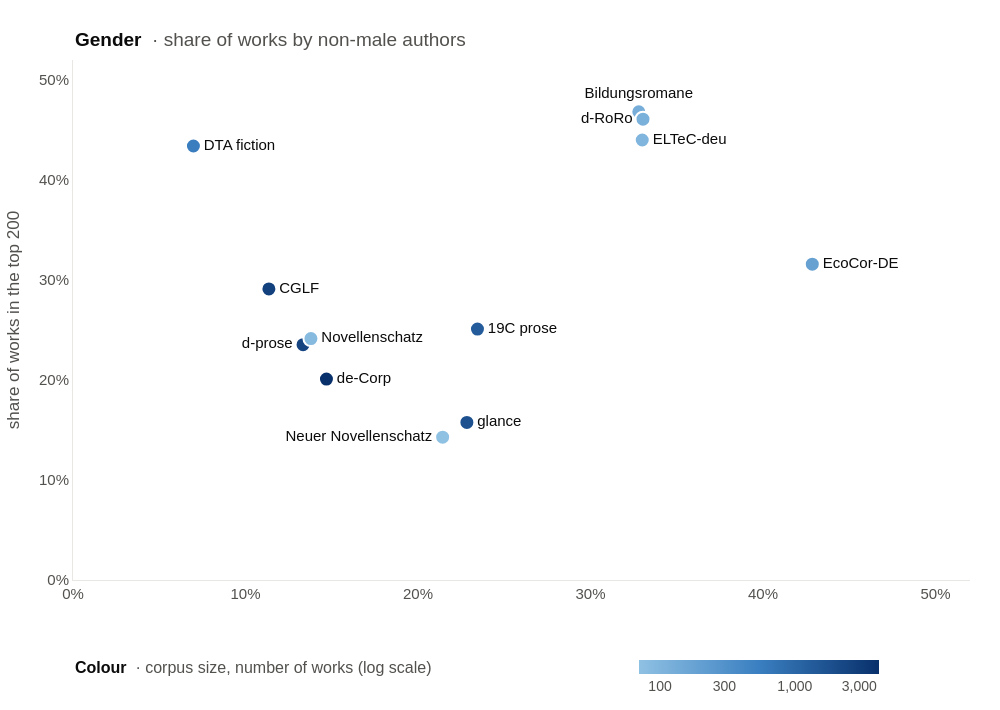
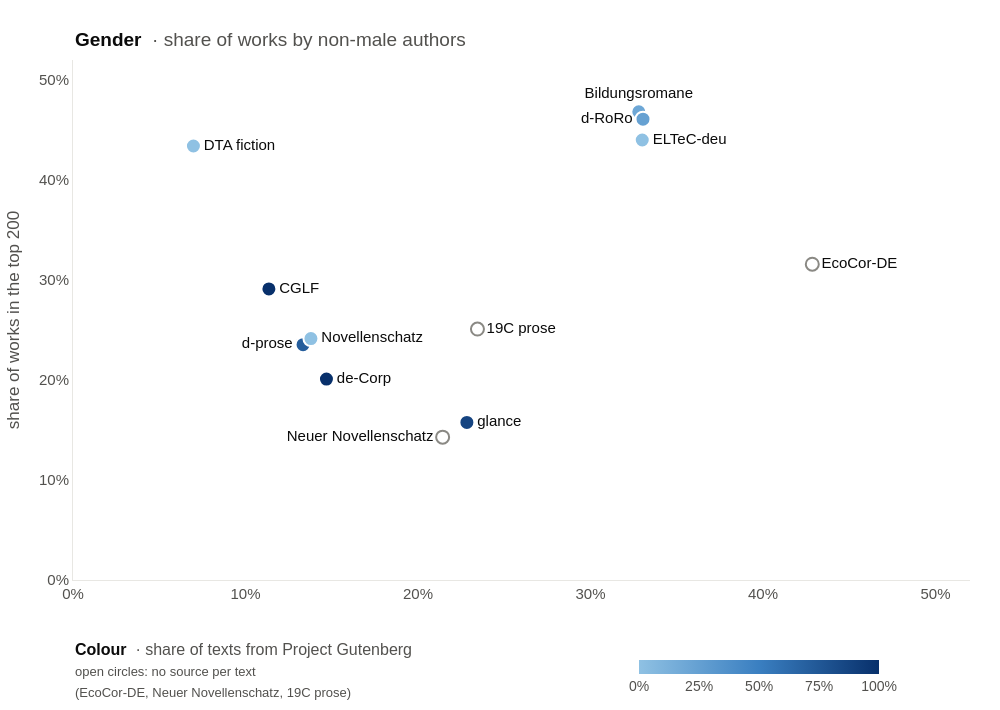

Notebook cell for these charts, in order:
### Markdown cell above
# Fig. 15: Non-male authors and canonicity

One dot per corpus. x = share of works by **non-male authors**, y = as in Fig. 14 (share of works in the top 200, see `UNIT14`),
colour = corpus size (number of works, log scale) or source (share of texts from Gutenberg; open circles = no source per text, as in Fig. 14).
Both versions are saved (`fig15_gender_…_by_size`, `…_by_source`).

- Gender from the GND (`GND_gender`; `gnd_all_mit_namensvarianten.csv` + `gnd_add.csv`). The GND only knows *männlich*, *weiblich*
  and *unbekannt*, so in practice "non-male" = female.
- A work with several authors counts as non-male if at least one of them is not male.
- Works with unknown gender (GND *unbekannt*, or no GND ID: anonymous, placeholders) are left out of the share.
  This concerns mainly 19C prose (about 15 % of its works); all other corpora at most 3 %.

### Code cell
g1 = pd.read_csv(GND_FILES[0], sep=";", dtype={"gndIdentifier": str}, usecols=["gndIdentifier", "GND_gender"])
g2 = pd.read_csv(GND_FILES[1], dtype=str).rename(columns={"GND": "gndIdentifier"})[["gndIdentifier", "GND_gender"]]
gender = (pd.concat([g1, g2]).assign(gndIdentifier=lambda d: d["gndIdentifier"].str.strip())
          .drop_duplicates("gndIdentifier").set_index("gndIdentifier")["GND_gender"])

def work_gender(g):
    if g.str.contains("Weiblich", na=False).any():
        return "non-male"
    return "male" if g.eq("Männlich").all() else "unknown"

g_work = wa.assign(g=wa["gndIdentifier"].map(gender)).groupby("work_id")["g"].agg(work_gender)
data["gender"] = data["work_id"].map(g_work).fillna("unknown")     # works without GND ID -> unknown
fac["nonmale"] = data[data["gender"].ne("unknown")].groupby("name")["gender"].apply(lambda s: s.eq("non-male").mean())
fac["gender_known"] = data.groupby("name")["gender"].apply(lambda s: s.ne("unknown").mean())

POS15 = {"Bildungsromane": "top center", "d-RoRo": "middle left", "d-prose": "middle left",
         "Neuer Novellenschatz": "middle left"}   # label positions where the default ("middle right") would collide
NO_DATA = "#8a8984"   # outline of the open circles = no value for the colour measure
COLOR15 = {   # one figure per colouring: values, colour scale, legend ticks and text
    "size": dict(val=np.log10(fac["size"]), scale=[[0, "#8fc1e3"], [0.5, "#3a7fc1"], [1, "#08306b"]],   # light -> dark blue
                 lim=(np.log10(fac["size"].min()), np.log10(fac["size"].max())),
                 ticks=(np.log10([100, 300, 1000, 3000]), ["100", "300", "1,000", "3,000"]),
                 text=f"corpus size, number of {UNIT_LABEL} (log scale)"),
    "source": dict(val=fac["gutenberg"], scale=[[0, "#8fc1e3"], [0.5, "#3a7fc1"], [1, "#08306b"]],     # light -> dark blue
                   lim=(0, 1), ticks=([0, 0.25, 0.5, 0.75, 1], ["0%", "25%", "50%", "75%", "100%"]),
                   text="share of texts from Project Gutenberg"),
}

def fig15(by):
    cfg = COLOR15[by]
    has = cfg["val"].notna()
    fig = go.Figure()
    for sel, colored in ((has, True), (~has, False)):   # coloured dots + grey dots without a value
        d_ = fac[sel]
        if d_.empty:
            continue
        marker = dict(size=15, line=dict(color=SURFACE, width=2))
        if colored:
            marker.update(color=cfg["val"][sel], colorscale=cfg["scale"], cmin=cfg["lim"][0], cmax=cfg["lim"][1], showscale=True,
                          colorbar=dict(orientation="h", x=0.62, xanchor="left", y=0, yref="container", yanchor="bottom", ypad=20,
                                        len=260, lenmode="pixels", thickness=14, outlinewidth=0, ticks="",
                                        tickvals=cfg["ticks"][0], ticktext=cfg["ticks"][1], tickfont=dict(size=FS - 2)))
        else:
            marker.update(color=SURFACE, size=13, line=dict(color=NO_DATA, width=2))   # open circle
        fig.add_scatter(x=d_["nonmale"], y=d_["top"], mode="markers+text", text=d_.index, showlegend=False,
                        textposition=[POS15.get(n, "middle right") for n in d_.index], textfont=dict(size=FS - 1, color=INK),
                        marker=marker, customdata=np.c_[d_["gender_known"], d_["size"], d_["gutenberg"].fillna(-1)],
                        hovertemplate="<b>%{text}</b><br>%{x:.0%} of the works by non-male authors"
                                      "<br>%{y:.0%} of the " + UNIT_LABEL + " in the top " + str(TOP)
                                      + "<br>gender known for %{customdata[0]:.0%} of the works"
                                      + "<br>%{customdata[1]:,} " + UNIT_LABEL + "<extra></extra>")
    fig.add_annotation(text=f"<b>Gender</b>  <span style='color:{INK2}'>· share of works by non-male authors</span>",
                       xref="paper", yref="paper", x=0, y=1, xanchor="left", yanchor="bottom", yshift=8,
                       showarrow=False, font=dict(size=FS + 3, color=INK))
    fig.update_xaxes(range=[0, np.ceil(fac["nonmale"].max() * 10) / 10 + 0.02], dtick=0.1, tickformat=".0%",
                     showgrid=True, gridcolor="#f1f0ec", zeroline=False, tickfont=dict(size=FS - 1))
    fig.update_yaxes(range=[0, Y_MAX], dtick=0.1, tickformat=".0%", zeroline=False, tickfont=dict(size=FS - 1),
                     title=dict(text=f"share of {UNIT_LABEL} in the top {TOP}", font=dict(size=FS + 1)))
    style(fig, "Gender", None, height=710, legend=False, font_size=FS)
    fig.update_layout(width=1000, margin=dict(t=60, l=20, r=30, b=130))
    # colour legend row below the figure: title left of the colour bar, note on grey dots below it
    mg = fig.layout.margin
    y_leg = -(mg.b - 32) / (fig.layout.height - mg.t - mg.b)
    note = (f"<br><span style='font-size:{FS - 3}px'>open circles: no source per text<br>({', '.join(fac.index[~has])})</span>"
            if (~has).any() else "")
    fig.add_annotation(text=f"<b>Colour</b>  <span style='color:{INK2}'>· {cfg['text']}{note}</span>",
                       xref="paper", yref="paper", x=0, y=y_leg, xanchor="left", yanchor="bottom" if not note else "middle",
                       yshift=0 if not note else 8, align="left", showarrow=False, font=dict(size=FS, color=INK))
    return fig

for by in COLOR15:
    show(fig15(by), f"fig15_gender_{UNIT14}_by_{by}")
fac[["nonmale", "gender_known", "top"]].sort_values("nonmale").style.format("{:.0%}")

### Figure 1 — Plotly figure (JSON) as saved in the notebook; plotly's stock layout.template omitted (floating-point values rounded to 4 significant figures)
{"data": [{"customdata": [[0.9921, 126.0, 0.1984], [0.9949, 2735.0, 1.0], [0.9944, 2511.0, 0.7172], [1.0, 115.0, 0.2435], [0.9737, 4215.0, 1.0], [1.0, 87.0, 0.0], [0.9584, 553.0, 0.0], [0.9947, 190.0, -1.0], [1.0, 100.0, 0.0], [0.9815, 1834.0, 0.8704], [1.0, 70.0, -1.0], [0.8486, 1347.0, -1.0]], "hovertemplate": "<b>%{text}</b><br>%{x:.0%} of the works by non-male authors<br>%{y:.0%} of the works in the top 200<br>gender known for %{customdata[0]:.0%} of the works<br>%{customdata[1]:,} works<extra></extra>", "marker": {"cmax": 3.625, "cmin": 1.845, "color": [2.1, 3.437, 3.4, 2.061, 3.625, 1.94, 2.743, 2.279, 2.0, 3.263, 1.845, 3.129], "colorbar": {"len": 260, "lenmode": "pixels", "orientation": "h", "outlinewidth": 0, "thickness": 14, "tickfont": {"size": 14}, "ticks": "", "ticktext": ["100", "300", "1,000", "3,000"], "tickvals": [2.0, 2.477, 3.0, 3.477], "x": 0.62, "xanchor": "left", "y": 0, "yanchor": "bottom", "ypad": 20, "yref": "container"}, "colorscale": [[0, "#8fc1e3"], [0.5, "#3a7fc1"], [1, "#08306b"]], "line": {"color": "#ffffff", "width": 2}, "showscale": true, "size": 15}, "mode": "markers+text", "showlegend": false, "text": ["Bildungsromane", "CGLF", "d-prose", "d-RoRo", "de-Corp", "Novellenschatz", "DTA fiction", "EcoCor-DE", "ELTeC-deu", "glance", "Neuer Novellenschatz", "19C prose"], "textfont": {"color": "#0b0b0b", "size": 15}, "textposition": ["top center", "middle right", "middle left", "middle left", "middle right", "middle right", "middle right", "middle right", "middle right", "middle right", "middle left", "middle right"], "type": "scatter", "x": [0.328, 0.1136, 0.1334, 0.3304, 0.1469, 0.1379, 0.06981, 0.4286, 0.33, 0.2283, 0.2143, 0.2345], "y": [0.4683, 0.291, 0.2354, 0.4609, 0.2009, 0.2414, 0.434, 0.3158, 0.44, 0.1576, 0.1429, 0.2509]}], "layout": {"annotations": [{"font": {"color": "#0b0b0b", "size": 19}, "showarrow": false, "text": "<b>Gender</b>  <span style='color:#52514e'>· share of works by non-male authors</span>", "x": 0, "xanchor": "left", "xref": "paper", "y": 1, "yanchor": "bottom", "yref": "paper", "yshift": 8}, {"align": "left", "font": {"color": "#0b0b0b", "size": 16}, "showarrow": false, "text": "<b>Colour</b>  <span style='color:#52514e'>· corpus size, number of works (log scale)</span>", "x": 0, "xanchor": "left", "xref": "paper", "y": -0.1885, "yanchor": "bottom", "yref": "paper", "yshift": 0}], "font": {"color": "#52514e", "family": "Helvetica, Arial, sans-serif", "size": 16}, "height": 710, "hoverlabel": {"bgcolor": "white", "font": {"size": 13}}, "legend": {"orientation": "h", "title": {"text": ""}, "x": 0, "xanchor": "left", "y": 1.02, "yanchor": "bottom"}, "margin": {"b": 130, "l": 20, "r": 30, "t": 60}, "paper_bgcolor": "#ffffff", "plot_bgcolor": "#ffffff", "showlegend": false, "title": {"font": {"color": "#0b0b0b", "size": 20}, "pad": {"t": 16}, "text": "", "x": 0, "xanchor": "left", "y": 1, "yanchor": "top", "yref": "container"}, "width": 1000, "xaxis": {"dtick": 0.1, "gridcolor": "#f1f0ec", "linecolor": "#e8e7e3", "range": [0, 0.52], "showgrid": false, "tickfont": {"size": 15}, "tickformat": ".0%", "ticks": "", "title": {"font": {"color": "#52514e"}}, "zeroline": false}, "yaxis": {"dtick": 0.1, "gridcolor": "#e8e7e3", "linecolor": "#e8e7e3", "range": [0, 0.52], "tickfont": {"size": 15}, "tickformat": ".0%", "ticks": "", "title": {"font": {"color": "#52514e", "size": 17}, "text": "share of works in the top 200"}, "zeroline": false}}}

### Figure 2 — Plotly figure (JSON) as saved in the notebook; plotly's stock layout.template omitted (floating-point values rounded to 4 significant figures)
{"data": [{"customdata": [[0.9921, 126.0, 0.1984], [0.9949, 2735.0, 1.0], [0.9944, 2511.0, 0.7172], [1.0, 115.0, 0.2435], [0.9737, 4215.0, 1.0], [1.0, 87.0, 0.0], [0.9584, 553.0, 0.0], [1.0, 100.0, 0.0], [0.9815, 1834.0, 0.8704]], "hovertemplate": "<b>%{text}</b><br>%{x:.0%} of the works by non-male authors<br>%{y:.0%} of the works in the top 200<br>gender known for %{customdata[0]:.0%} of the works<br>%{customdata[1]:,} works<extra></extra>", "marker": {"cmax": 1, "cmin": 0, "color": [0.1984, 1.0, 0.7172, 0.2435, 1.0, 0.0, 0.0, 0.0, 0.8704], "colorbar": {"len": 260, "lenmode": "pixels", "orientation": "h", "outlinewidth": 0, "thickness": 14, "tickfont": {"size": 14}, "ticks": "", "ticktext": ["0%", "25%", "50%", "75%", "100%"], "tickvals": [0, 0.25, 0.5, 0.75, 1], "x": 0.62, "xanchor": "left", "y": 0, "yanchor": "bottom", "ypad": 20, "yref": "container"}, "colorscale": [[0, "#8fc1e3"], [0.5, "#3a7fc1"], [1, "#08306b"]], "line": {"color": "#ffffff", "width": 2}, "showscale": true, "size": 15}, "mode": "markers+text", "showlegend": false, "text": ["Bildungsromane", "CGLF", "d-prose", "d-RoRo", "de-Corp", "Novellenschatz", "DTA fiction", "ELTeC-deu", "glance"], "textfont": {"color": "#0b0b0b", "size": 15}, "textposition": ["top center", "middle right", "middle left", "middle left", "middle right", "middle right", "middle right", "middle right", "middle right"], "type": "scatter", "x": [0.328, 0.1136, 0.1334, 0.3304, 0.1469, 0.1379, 0.06981, 0.33, 0.2283], "y": [0.4683, 0.291, 0.2354, 0.4609, 0.2009, 0.2414, 0.434, 0.44, 0.1576]}, {"customdata": [[0.9947, 190.0, -1.0], [1.0, 70.0, -1.0], [0.8486, 1347.0, -1.0]], "hovertemplate": "<b>%{text}</b><br>%{x:.0%} of the works by non-male authors<br>%{y:.0%} of the works in the top 200<br>gender known for %{customdata[0]:.0%} of the works<br>%{customdata[1]:,} works<extra></extra>", "marker": {"color": "#ffffff", "line": {"color": "#8a8984", "width": 2}, "size": 13}, "mode": "markers+text", "showlegend": false, "text": ["EcoCor-DE", "Neuer Novellenschatz", "19C prose"], "textfont": {"color": "#0b0b0b", "size": 15}, "textposition": ["middle right", "middle left", "middle right"], "type": "scatter", "x": [0.4286, 0.2143, 0.2345], "y": [0.3158, 0.1429, 0.2509]}], "layout": {"annotations": [{"font": {"color": "#0b0b0b", "size": 19}, "showarrow": false, "text": "<b>Gender</b>  <span style='color:#52514e'>· share of works by non-male authors</span>", "x": 0, "xanchor": "left", "xref": "paper", "y": 1, "yanchor": "bottom", "yref": "paper", "yshift": 8}, {"align": "left", "font": {"color": "#0b0b0b", "size": 16}, "showarrow": false, "text": "<b>Colour</b>  <span style='color:#52514e'>· share of texts from Project Gutenberg<br><span style='font-size:13px'>open circles: no source per text<br>(EcoCor-DE, Neuer Novellenschatz, 19C prose)</span></span>", "x": 0, "xanchor": "left", "xref": "paper", "y": -0.1885, "yanchor": "middle", "yref": "paper", "yshift": 8}], "font": {"color": "#52514e", "family": "Helvetica, Arial, sans-serif", "size": 16}, "height": 710, "hoverlabel": {"bgcolor": "white", "font": {"size": 13}}, "legend": {"orientation": "h", "title": {"text": ""}, "x": 0, "xanchor": "left", "y": 1.02, "yanchor": "bottom"}, "margin": {"b": 130, "l": 20, "r": 30, "t": 60}, "paper_bgcolor": "#ffffff", "plot_bgcolor": "#ffffff", "showlegend": false, "title": {"font": {"color": "#0b0b0b", "size": 20}, "pad": {"t": 16}, "text": "", "x": 0, "xanchor": "left", "y": 1, "yanchor": "top", "yref": "container"}, "width": 1000, "xaxis": {"dtick": 0.1, "gridcolor": "#f1f0ec", "linecolor": "#e8e7e3", "range": [0, 0.52], "showgrid": false, "tickfont": {"size": 15}, "tickformat": ".0%", "ticks": "", "title": {"font": {"color": "#52514e"}}, "zeroline": false}, "yaxis": {"dtick": 0.1, "gridcolor": "#e8e7e3", "linecolor": "#e8e7e3", "range": [0, 0.52], "tickfont": {"size": 15}, "tickformat": ".0%", "ticks": "", "title": {"font": {"color": "#52514e", "size": 17}, "text": "share of works in the top 200"}, "zeroline": false}}}
